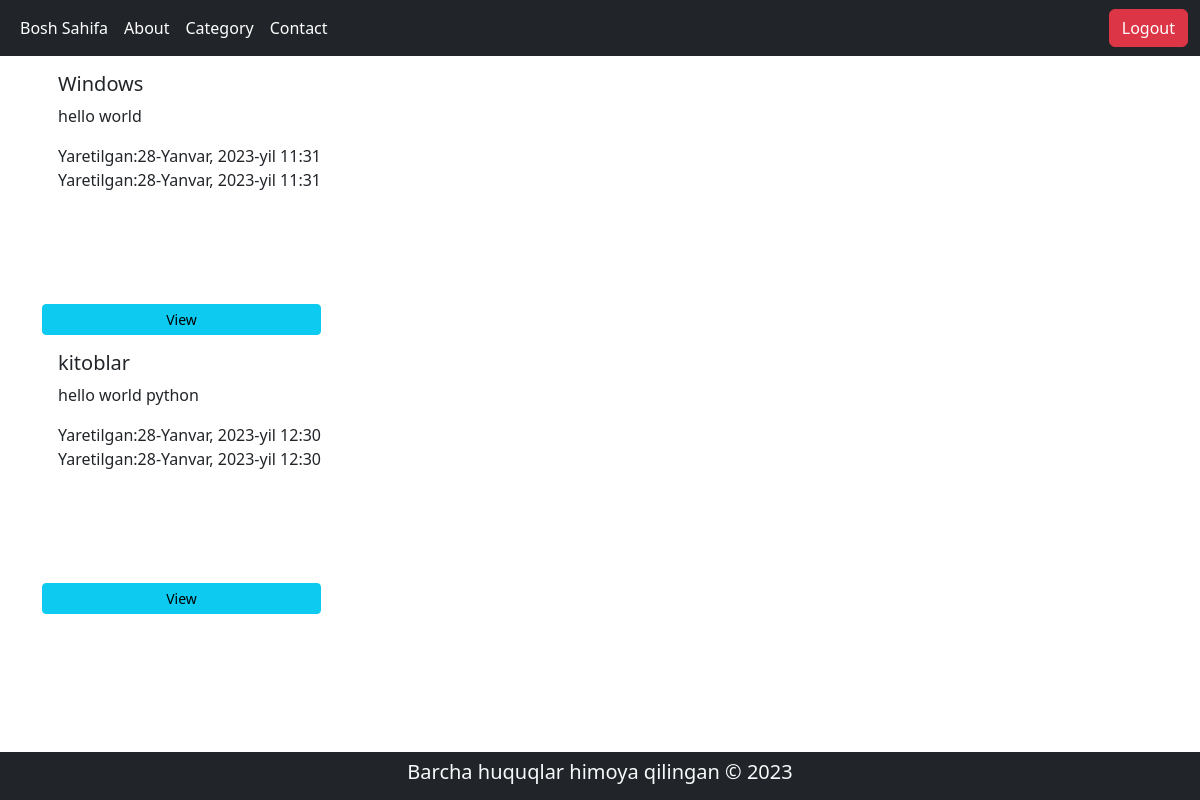
Screenshot of /category/ (signed in) with the database file from the repository.
### news/models.py (models this page shows, shortened)
class Category(models.Model):
    cat_name=models.CharField(max_length=255)
    cover_img=models.ImageField(upload_to='category',blank=True,null=True)
    description=models.TextField()
    views = models.IntegerField(default=0)
    created_at=models.DateTimeField(auto_now_add=True)
    updated_at=models.DateTimeField(auto_now=True)
    class Meta:
        verbose_name_plural='Kategoriya'

### news/views.py (the view)
# urls.py: path('category/',category_page,name='category_page'),
@login_required(login_url=login)
def category_page(request):
    categories=Category.objects.all()
    context={'categories':categories}
    return render(request, 'category.html',context)

### templates/category.html (shortened to what this page needs)
{% extends 'basic/main.html' %}
{% block myblock %}
<div class="container">
    {% for category in categories %}
    <div class=".card p-3 row mb-5">
        <h5>{{category.cat_name}}</h5>
        <p>{{category.description}}</p>
        <span>Yaretilgan:{{category.created_at }}</span>
        <span>Yaretilgan:{{category.created_at}}</span>
    </div>
    <div class="col-6">
    </div>
    <a href="{% url 'category-detail' category.id %}" class="btn btn-info btn-sm w-25 mt-4">View</a>
    {% endfor %}
</div>
{%  endblock %}

### rows the page displays
Category: cat_name "Windows", description "hello world", created_at "28-Yanvar, 2023-yil 11:31"
Category: cat_name "kitoblar", description "hello world python", created_at "28-Yanvar, 2023-yil 12:30"
